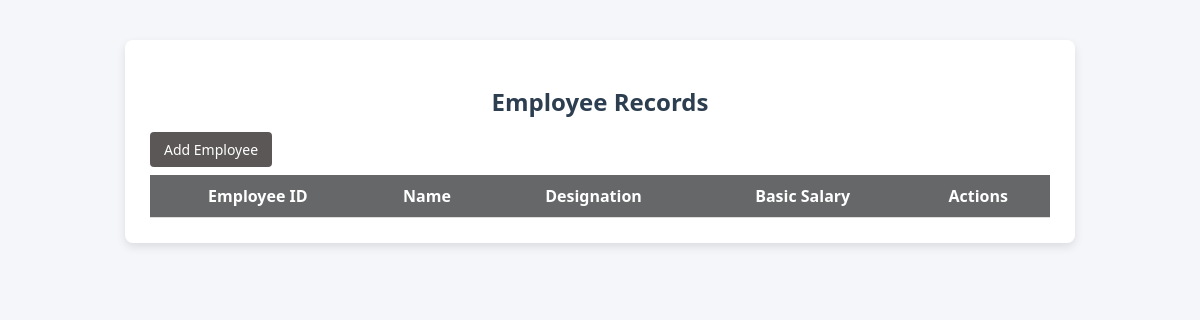
The app's page /, older data.
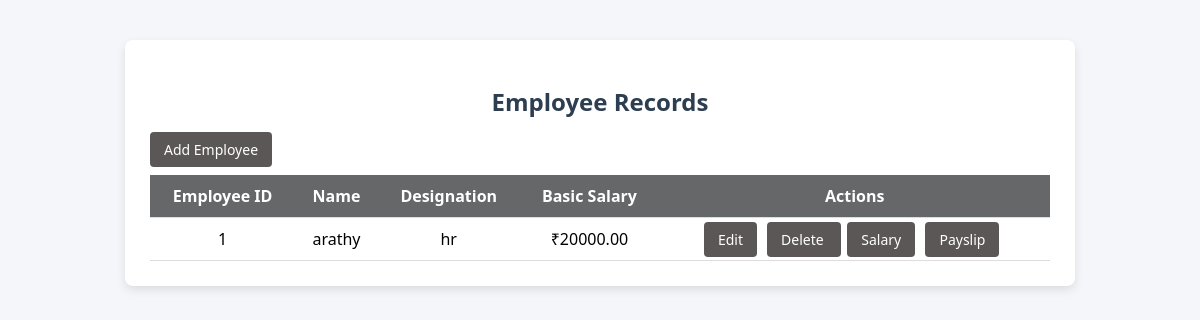
The same page, newer data.
### payslip/models.py (models this page shows, shortened)
class Employee(models.Model):
    emp_id = models.CharField(max_length=20, unique=True)
    name = models.CharField(max_length=100)
    designation = models.CharField(max_length=100)
    basic_salary = models.DecimalField(max_digits=10, decimal_places=2)

### payslip/views.py (the view)
# urls.py: path('', views.employee_list, name='employee_list'),
def employee_list(request):
    employees = Employee.objects.all()
    return render(request, 'employee_list.html', {'employees': employees})

### payslip/templates/employee_list.html (shortened to what this page needs)
{% load static %}
<!DOCTYPE html>
<html>
<head>
    <link rel="stylesheet" href="{% static 'css/style.css' %}">
</head>
<body>
<div class="container">
    <h2>Employee Records</h2>
    <a class="btn btn-success" href="{% url 'employee_create' %}"> Add Employee</a>
    <table>
        <tr>
            <th>Employee ID</th>
            <th>Name</th>
            <th>Designation</th>
            <th>Basic Salary</th>
            <th>Actions</th>
        </tr>
        {% for emp in employees %}
        <tr>
            <td>{{ emp.emp_id }}</td>
            <td>{{ emp.name }}</td>
            <td>{{ emp.designation }}</td>
            <td>₹{{ emp.basic_salary }}</td>
            <td>
                <a class="btn" href="{% url 'employee_update' emp.id %}">Edit</a>
                <a class="btn" href="{% url 'employee_delete' emp.id %}"
                    onclick="return confirm('Are you sure you want to delete this employee?');">
                    Delete
                </a>
                <a class="btn" href="{% url 'salary_add' emp.emp_id %}">Salary</a>
                <a class="btn" href="{% url 'payslip' emp.emp_id %}">Payslip</a>
            </td>
        </tr>
        {% endfor %}
    </table>
</div>
</body>
</html>

Row changes from the older to the newer data that the page shows:
added Employee: emp_id "1", name "arathy", designation "hr", basic_salary "20000.00"
